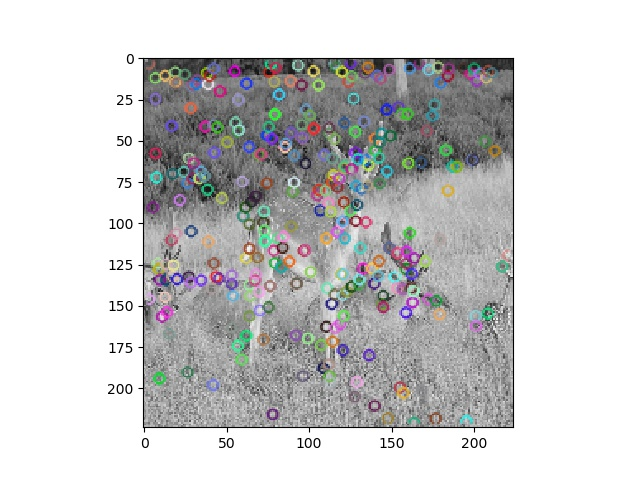

Write the Python code that produced this figure.
import time
import cv2
import matplotlib.pyplot as plt


imagename = "antelope_10001.jpg"

def test_descriptors(imagename):
    start = time.time()
    image = cv2.imread(imagename)
    image = cv2.resize(image, (224, 224))
    print(imagename)
    gray_image = cv2.cvtColor(image, cv2.COLOR_BGR2GRAY)
    sift = cv2.xfeatures2d.SIFT_create()
    kp, des = sift.detectAndCompute(image, None)
    result = cv2.drawKeypoints(gray_image, kp, None)
    print("key point")
    print(kp)
    print("descriptor")
    print(des)
    print("details of key point")
    for i in range(10):
        print("Key Point No.",i)
        print(kp[i].pt)
        print(kp[i].size)
        print(kp[i].angle)
        print(kp[i].response)
    end = time.time()
    elapsed_time =end - start
    print("Elapsed time getting descriptors {0}".format(elapsed_time))
    print("Number of descriptors found {0}".format(len(des)))
    if des is not None and len(des) > 0:
        print("Dimension of descriptors {0}".format(len(des[0])))
    plt.imshow(result)
    plt.savefig("sift224_demo.jpg")
    plt.show()

test_descriptors(imagename)